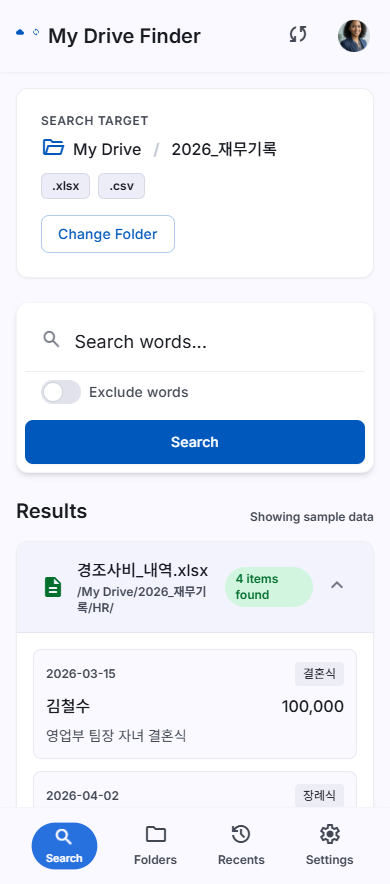
#> input picture design/screen_mobile.png, 390 x 884 px; its folder holds only this picture in this run
$ python -i shrink.py   (imports and definitions only)
#> lines starting #> are read from the running program, lines starting #| are printed output that depends on the picture
import glob
from PIL import Image

def shrink_icon(path, scale=0.9):
#> called with path = 'design/screen_mobile.png', scale = 0.9
    try:
        img = Image.open(path).convert("RGBA")
#> img is the input picture: PIL image 390x884 RGBA; mean R, G, B, A 232.1, 237.1, 246, 255
        width, height = img.size
#> width = 390; height = 884

        new_w = int(width * scale)
#> new_w = 351
        new_h = int(height * scale)
#> new_h = 795

        # Resize using Lanczos
        resized_img = img.resize((new_w, new_h), Image.Resampling.LANCZOS)
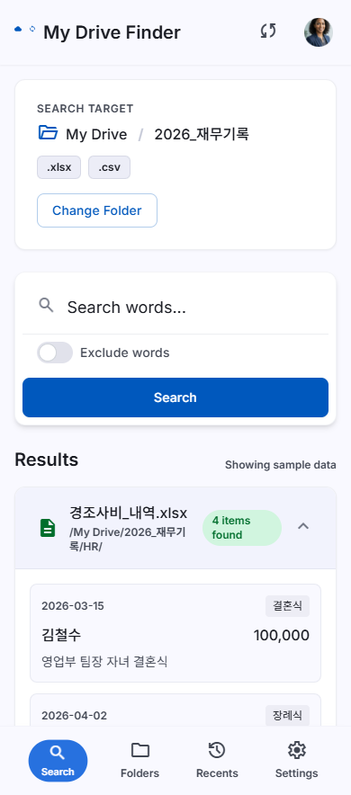
#> resized_img: PIL image 351x795 RGBA; mean R, G, B, A 232, 237, 245.9, 255

        # Background color from top-left pixel
        bg_color = img.getpixel((0, 0))
#> bg_color = (249, 249, 255, 255)

        # Create new image with same size and background color
        new_img = Image.new("RGBA", (width, height), bg_color)
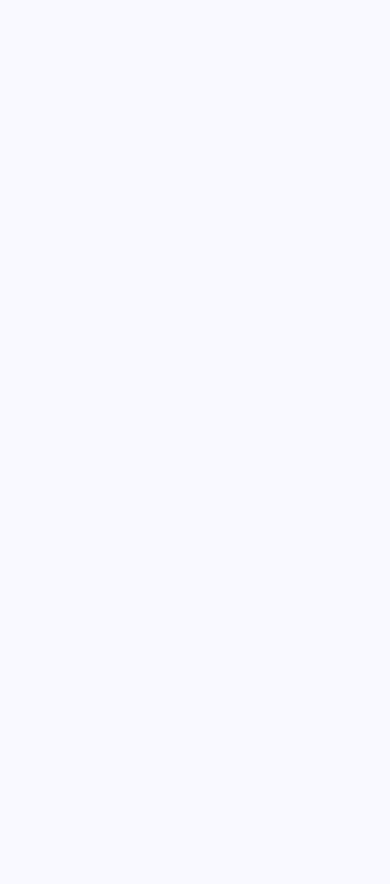
#> new_img: PIL image 390x884 RGBA; mean R, G, B, A 249, 249, 255, 255

        # Center coordinates
        offset_x = (width - new_w) // 2
#> offset_x = 19
        offset_y = (height - new_h) // 2
#> offset_y = 44

        # Paste resized image
        new_img.paste(resized_img, (offset_x, offset_y))
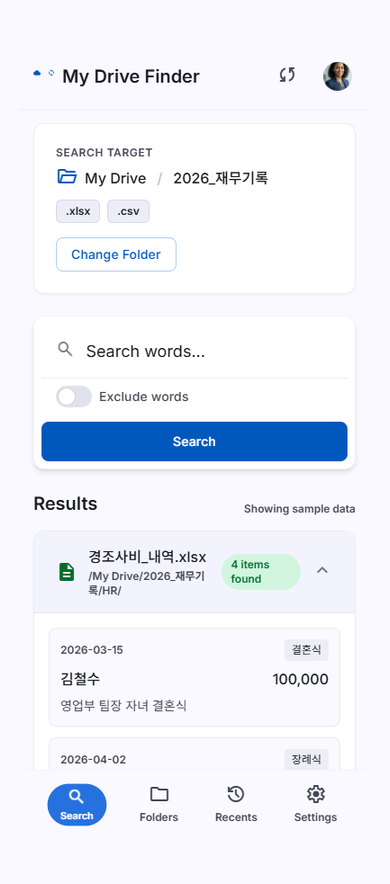
#> new_img: PIL image 390x884 RGBA; mean R, G, B, A 235.2, 239.3, 247.6, 255

        # Save over original
        new_img.save(path)
        print(f"Shrink successful: {path}")
    except Exception as e:
        print(f"Failed to process {path}: {e}")

icon_files = glob.glob("public/icon-*.png")
# [2 lines not run here, left out]

>>> result = shrink_icon('design/screen_mobile.png')

$ run again, on design/screen_web.png
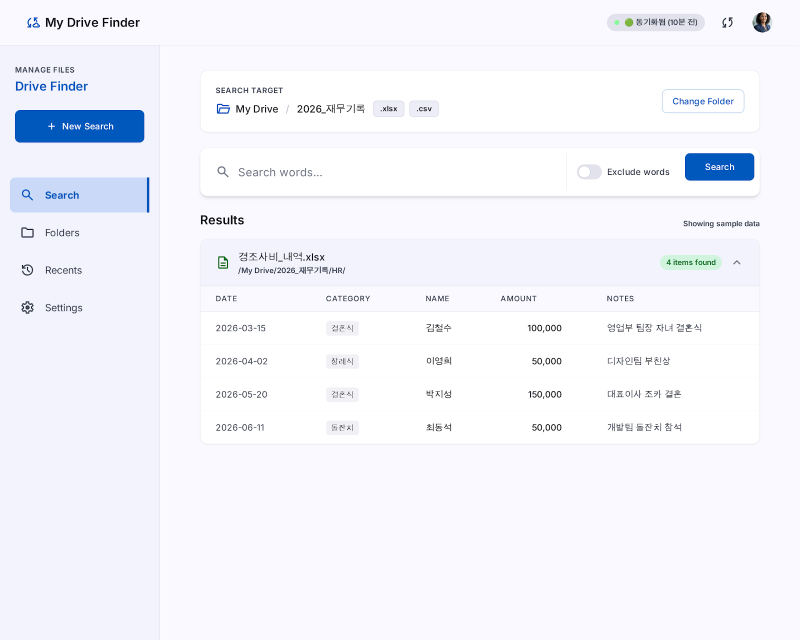
#> input picture design/screen_web.png, 1600 x 1280 px (shown at 1/2 size)
#> bg_color = (249, 249, 255, 255)
#> in shrink_icon, `new_img.paste(resized_img, (offset_x, offset_y))`:
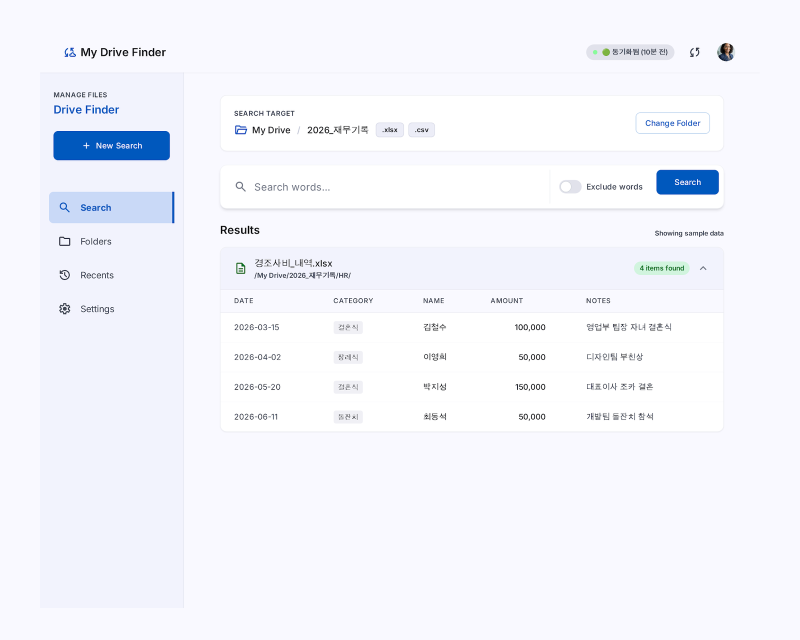
#> new_img: PIL image 1600x1280 RGBA (shown at 1/2 size); mean R, G, B, A 244.2, 245.4, 252.1, 255
